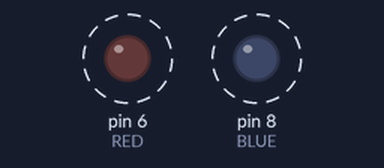
Recording of a sketch running on a simulated Arduino Uno, built with avr-gcc and run on an emulated ATmega328P. Parts: output pins drawn as LEDs (lit = HIGH). Dashed ring = blinking.

Above: at 0.2 s.
Timing chart, 0 to 3.0 s (numbered marks = the images above):
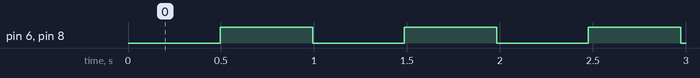

The sketch:

creating_events.ino
```cpp
#include <Arduino_FreeRTOS.h>
#include <event_groups.h>

#define RED 6
#define YELLOW 7
#define BLUE 8

#define TASK1_BIT (1UL << 0UL)
#define TASK2_BIT (1UL << 1UL)

EventGroupHandle_t xEventGroup;

void setup()
{
  // put your setup code here, to run once:
  Serial.begin(9600);
  pinMode(RED, OUTPUT);
  pinMode(BLUE, OUTPUT);

  xEventGroup = xEventGroupCreate();

  xTaskCreate(vEventBitSettingTask, "Bit Setting Task", 100, NULL, 1, NULL);
  xTaskCreate(vEventBitReadingTask, "Bit Reading Task", 100, NULL, 1, NULL);
}

void loop() {}

void vEventBitSettingTask(void *pvParameters)
{
  const TickType_t xDelay500ms = pdMS_TO_TICKS(500);
  while (true)
  {
    xEventGroupSetBits(xEventGroup, TASK1_BIT);
    vTaskDelay(xDelay500ms);
    xEventGroupSetBits(xEventGroup, TASK2_BIT);
  }
}

void vEventBitReadingTask(void *pvParameters)
{
  const EventBits_t xBitsToWaitFor = (TASK1_BIT | TASK2_BIT);
  EventBits_t xEventGroupValue;

  while (true)
  {
    xEventGroupValue = xEventGroupWaitBits(xEventGroup, xBitsToWaitFor, pdTRUE, pdTRUE, portMAX_DELAY);

    if ((xEventGroupValue & TASK1_BIT) != 0)
    {
      digitalWrite(RED, digitalRead(RED) ^ 1);
    }

    if ((xEventGroupValue & TASK2_BIT) != 0)
    {
      digitalWrite(BLUE, digitalRead(BLUE) ^ 1);
    }
  }
}
```

Measured:
- by itself, pin 6 (RED), pin 8 (BLUE): alternates HIGH for 0.50 s and LOW for 0.50 s
